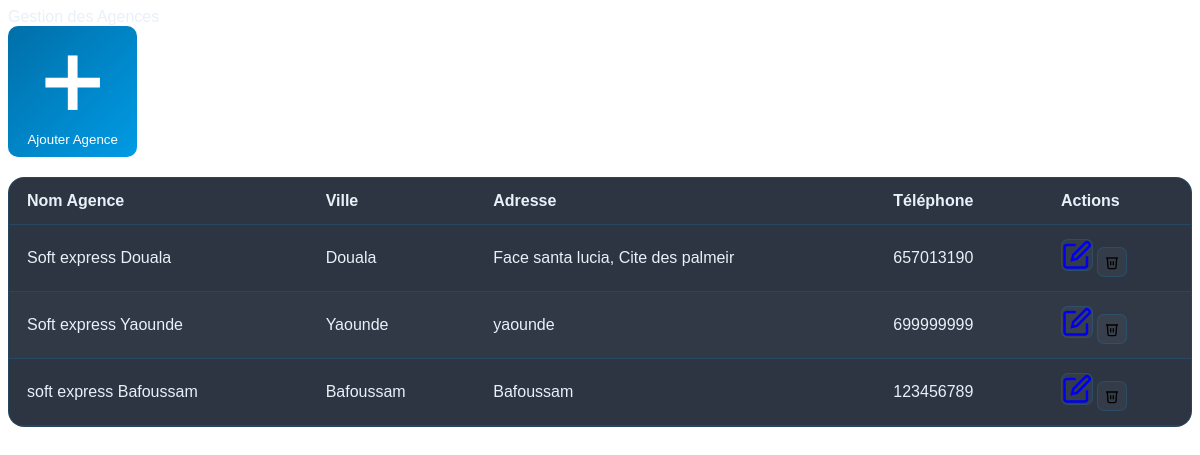
The page /agencies/ on the database its author committed.
### agencies/models.py (models this page shows, shortened)
class Agency(models.Model):
    name = models.CharField(max_length=100)
    city = models.CharField(max_length=100)
    address = models.TextField()
    phone = models.CharField(max_length=20)
    created_at = models.DateTimeField(auto_now_add=True)

### agencies/views.py (the view)
# urls.py: path('', views.agency_list, name='agency_list'),
def agency_list(request):
    agencies = Agency.objects.all()
    return render(request, 'agencies/agencies.html', {'agencies': agencies})

### template/agencies/agencies.html (shortened to what this page needs)
{% load static %}
<!DOCTYPE html>
<html lang="fr" data-theme="dark">
<head>
    <link rel="stylesheet" href="{% static 'agency.css' %}"/>
</head>
<body>
    <div class="page">
        <div class="page-header">
            <div class="page-title">Gestion des Agences</div>
            <button class="btn-add" onclick="openModal()">
                <svg viewBox="0 0 24 24" fill="none" stroke="currentColor" stroke-width="2.5"><line x1="12" y1="5" x2="12" y2="19"/><line x1="5" y1="12" x2="19" y2="12"/></svg>
                Ajouter Agence
            </button>
        </div>
        <div class="table-card">
        <table class="emp-table" id="agencyTable">
            <thead>
                <tr>
                    <th data-i18n="colName">Nom Agence</th>
                    <th data-i18n="colCity">Ville</th>
                    <th data-i18n="colAddress">Adresse</th>
                    <th data-i18n="colPhone">Téléphone</th>
                    <th data-i18n="colActions">Actions</th>
                </tr>
            </thead>
            <tbody id="agencyBody">
                {% for agency in agencies %}
                <tr class="row-in">
                    <td>{{ agency.name }}</td>
                    <td>{{ agency.city }}</td>
                    <td>{{ agency.address }}</td>
                    <td>{{ agency.phone }}</td>
                    <td>
                        <div class="cell-actions">
                            <a href="{% url 'edit_agency' agency.id %}" class="action-btn edit" title="Modifier">
                                <svg viewBox="0 0 24 24" fill="none" stroke="currentColor" stroke-width="2"><path d="M11 4H4a2 2 0 00-2 2v14a2 2 0 002 2h14a2 2 0 002-2v-7"/><path d="M18.5 2.5a2.121 2.121 0 013 3L12 15l-4 1 1-4 9.5-9.5z"/></svg>
                            </a>
                            <form action="{% url 'delete_agency' agency.id %}" method="POST" style="display:inline;">
                                <button type="submit" class="action-btn del" title="Supprimer">
                                    <svg viewBox="0 0 24 24" fill="none" stroke="currentColor" stroke-width="2"><polyline points="3 6 5 6 21 6"/><path d="M19 6l-1 14a2 2 0 01-2 2H8a2 2 0 01-2-2L5 6"/><path d="M10 11v6M14 11v6"/></svg>
                                </button>
                            </form>
                        </div>
                    </td>
                </tr>
                {% endfor %}
                </tbody>
        </table>
    </div>
</body>
</html>

### static/agency.css (style rules this page uses)
:root { --blue: #009be5; --blue-dark: #006fa8; --blue-glow: rgba(0,155,229,0.25); --orange: #f08c00; --orange-glow: rgba(240,140,0,0.22); --error: #ff4d6a; --text: #e8f0f8; --panel: rgba(16,26,40,0.88); --border: rgba(0,155,229,0.18); --input-bg: rgba(255,255,255,0.04); --row-hover: rgba(0,155,229,0.07); --row-stripe: rgba(255,255,255,0.02); }
body { background: var(--bg-base); font-family: 'Nunito', sans-serif; color: var(--text); min-height: 100vh; transition: background .4s, color .4s; }
.table-card { background: var(--panel); border: 1px solid var(--border); border-radius: 16px; overflow: hidden; margin-top: 20px; }
.emp-table { width: 100%; border-collapse: collapse; }
.emp-table th, .emp-table td { padding: 14px 18px; text-align: left; border-bottom: 1px solid var(--border); }
.emp-table tbody tr:nth-child(even) { background: var(--row-stripe); }
.btn-add { padding: 10px 18px; background: linear-gradient(135deg, var(--blue-dark), var(--blue)); border: none; border-radius: 10px; color: #fff; cursor: pointer; }
.action-btn { width: 30px; height: 30px; border-radius: 7px; border: 1px solid var(--border); background: var(--input-bg); cursor: pointer; display: inline-flex; align-items: center; justify-content: center; }

### rows shown on the page
Agency: name "Soft express Douala", city "Douala", address "Face santa lucia, Cite des palmeir", phone "657013190"
Agency: name "Soft express Yaounde", city "Yaounde", address "yaounde", phone "699999999"
Agency: name "soft express Bafoussam", city "Bafoussam", address "Bafoussam", phone "123456789"
